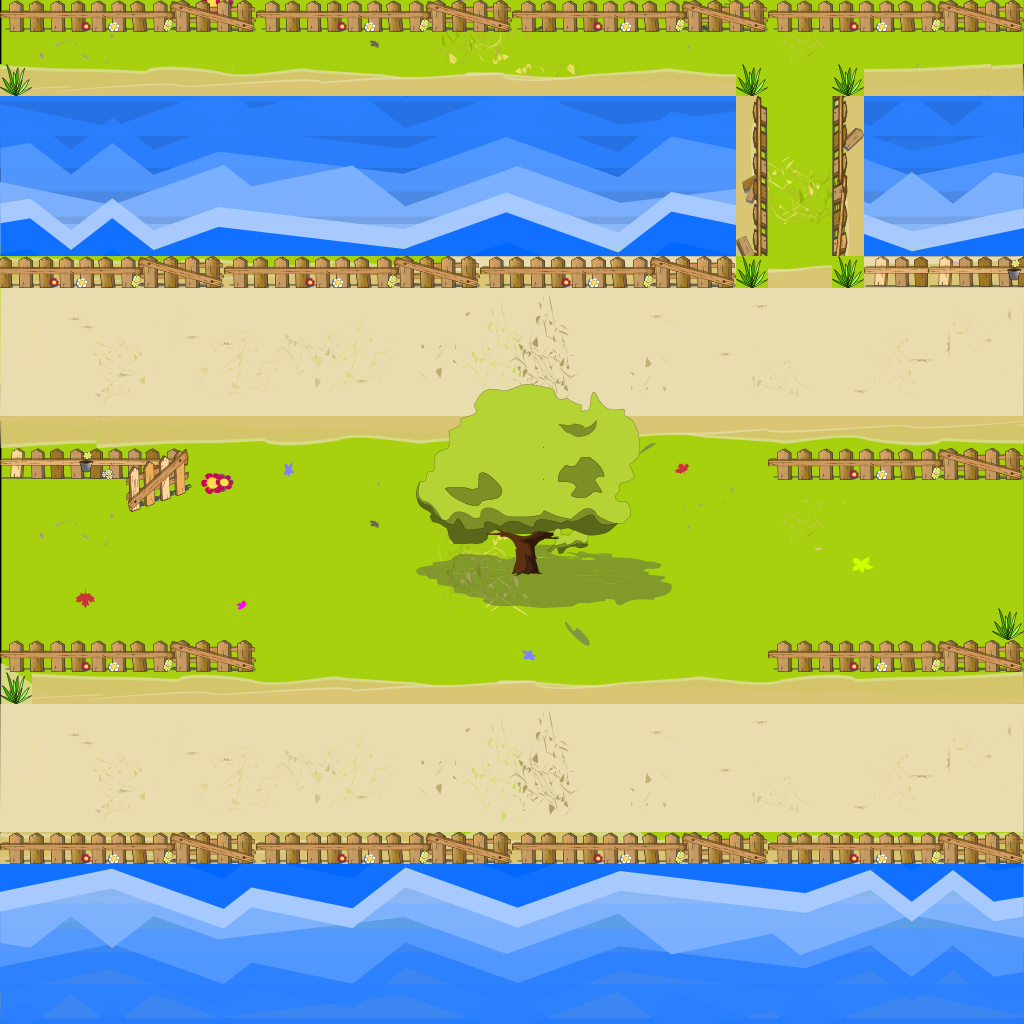

This game map was drawn from its Tiled (.tmx) file and the tilesets committed beside it. A one-line description and the trimmed map source follow:
An orthogonal 32x32 tile map with 32x32 px tiles, 5 tile layers (terreno, margem, road, intermediaria, ...), 19 tilesets.

<map version="1.0" orientation="orthogonal" renderorder="right-down" width="32" height="32" tilewidth="32" tileheight="32" nextobjectid="1">
 <tileset firstgid="1" name="tree1" tilewidth="32" tileheight="32" tilecount="42">
  <image source="tree1.png" width="224" height="192" />
 </tileset>
 <tileset firstgid="43" name="tree1_sombra" tilewidth="32" tileheight="32" tilecount="16">
  <image source="tree1_sombra.png" width="256" height="64" />
 </tileset>
 <tileset firstgid="59" name="skull2" tilewidth="32" tileheight="32" tilecount="2">
  <image source="skull2.png" width="64" height="32" />
 </tileset>
 <tileset firstgid="61" name="terreno" tilewidth="32" tileheight="32" tilecount="768">
  <image source="terreno.png" width="1024" height="768" />
 </tileset>
 <tileset firstgid="829" name="tree2" tilewidth="32" tileheight="32" tilecount="25">
  <image source="tree2.png" width="160" height="160" />
 </tileset>
 <tileset firstgid="854" name="tree2_sombra" tilewidth="32" tileheight="32" tilecount="10">
  <image source="tree2_sombra.png" width="160" height="64" />
 </tileset>
 <tileset firstgid="864" name="estrada1BarroHoriz" tilewidth="32" tileheight="32" tilecount="128">
  <image source="estrada1BarroHoriz.png" width="1024" height="128" />
 </tileset>
 <tileset firstgid="992" name="terreno" tilewidth="32" tileheight="32" tilecount="768">
  <image source="terreno.png" width="1024" height="768" />
 </tileset>
 <tileset firstgid="1760" name="tree1" tilewidth="32" tileheight="32" tilecount="42">
  <image source="tree1.png" width="224" height="192" />
 </tileset>
 <tileset firstgid="1802" name="cerca_frente_fechada" tilewidth="32" tileheight="32" tilecount="8">
  <image source="cerca_frente_fechada.png" width="257" height="32" />
 </tileset>
 <tileset firstgid="1810" name="cerca_frente_aberta" tilewidth="32" tileheight="32" tilecount="12">
  <image source="cerca_frente_aberta.png" width="192" height="64" />
 </tileset>
 <tileset firstgid="1822" name="skull" tilewidth="32" tileheight="32" tilecount="6">
  <image source="skull.png" width="64" height="96" />
 </tileset>
 <tileset firstgid="1828" name="skull2" tilewidth="32" tileheight="32" tilecount="2">
  <image source="skull2.png" width="64" height="32" />
 </tileset>
 <tileset firstgid="1830" name="terreno" tilewidth="32" tileheight="32" tilecount="768">
  <image source="terreno.png" width="1024" height="768" />
 </tileset>
 <tileset firstgid="2598" name="grama2" tilewidth="32" tileheight="32" tilecount="1">
  <image source="grama2.png" width="32" height="32" />
 </tileset>
 <tileset firstgid="2599" name="margem1" tilewidth="32" tileheight="32" tilecount="31">
  <image source="margem1.png" width="1014" height="32" />
 </tileset>
 <tileset firstgid="2630" name="mar" tilewidth="32" tileheight="32" tilecount="512">
  <image source="mar.png" width="1024" height="512" />
 </tileset>
 <tileset firstgid="3142" name="cerca_direita_fechada" tilewidth="32" tileheight="32" tilecount="10">
  <image source="cerca_direita_fechada.png" width="32" height="320" />
 </tileset>
 <tileset firstgid="3152" name="cerca_esquerda_fechada" tilewidth="32" tileheight="32" tilecount="10">
  <image source="cerca_esquerda_fechada.png" width="32" height="320" />
 </tileset>
 <layer name="terreno" width="32" height="32">
  <data>[1024 cells, 898 non-empty, 784 distinct tile ids]</data>
 </layer>
 <layer name="margem" width="32" height="32">
  <data>[1024 cells, 292 non-empty, 68 distinct tile ids]</data>
 </layer>
 <layer name="road" width="32" height="32">
  <data>[1024 cells, 256 non-empty, 128 distinct tile ids]</data>
 </layer>
 <layer name="intermediaria" width="32" height="32">
  <data>[1024 cells, 35 non-empty, 33 distinct tile ids]</data>
 </layer>
 <layer name="colisao" width="32" height="32">
  <data>[1024 cells, 443 non-empty, 189 distinct tile ids]</data>
 </layer>
</map>
